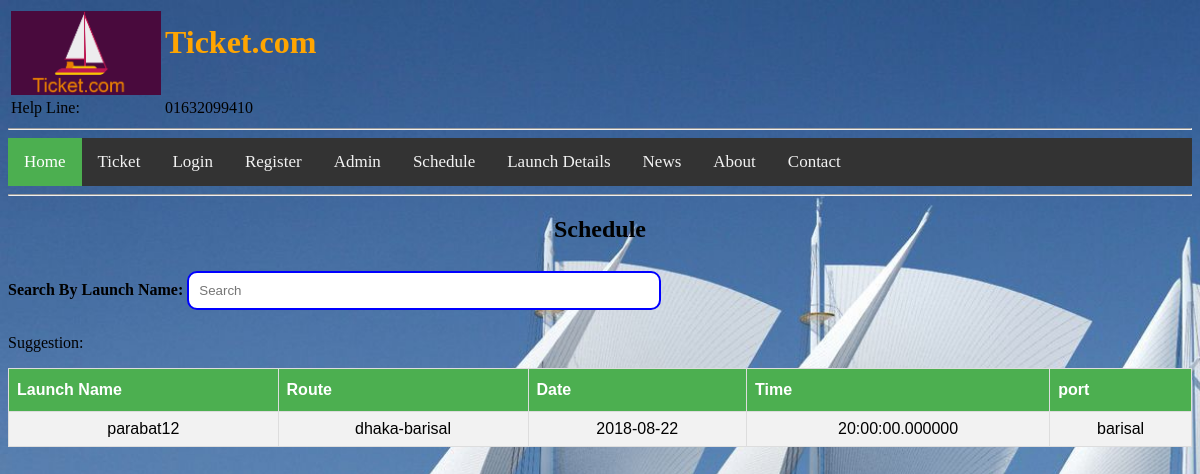
Screenshot of /user_schedule.php with the database file from the repository.
### tables this page shows
CREATE TABLE `schedule` (
  `id` int(10) NOT NULL,
  `launchname` varchar(30) NOT NULL,
  `route` varchar(30) NOT NULL,
  `launchdate` date NOT NULL,
  `launchtime` time(6) NOT NULL,
  `portname` varchar(15) NOT NULL
);

### user_schedule_show.php (the view, shortened to what this page needs)
<?php
	$con=mysqli_connect("localhost","root","","test");
	function showdata()
	{
		global $con;
		$query = "select * from schedule";
		$run = mysqli_query($con,$query);
		if($run == TRUE)
		{
			?>
			<table border="1" width="80%" id="customers" >
				<tr>
					<th>Launch Name</th>
					<th>Route</th>
					<th>Date</th>
					<th>Time</th>
					<th>port</th>
				</tr>
			<?php
			while ($data = mysqli_fetch_assoc($run))
			{
				?>
					<tr align="center">
					<td><?php echo $data['launchname']; ?></td>
					<td><?php echo $data['route']; ?></td>
					<td><?php echo $data['launchdate']; ?></td>
					<td><?php echo $data['launchtime']; ?></td>
					<td><?php echo $data['portname']; ?></td>
				</tr>
				<?php
			}
			?>
			</table>
			<?php
		}
		else
		{
			echo "Error!!!";
		}
	}
?>

### user_schedule.php (style rules this page uses)
body { background-image: url("back3.jpg"); height: 150%; background-size: cover; background-repeat: no-repeat; }
#customers { font-family: "Trebuchet MS", Arial, Helvetica, sans-serif; border-collapse: collapse; width: 100%; }
#customers td, #customers th { border: 1px solid #ddd; padding: 8px; }
#customers tr:nth-child(even) { background-color: #f2f2f2; }
#customers th { padding-top: 12px; padding-bottom: 12px; text-align: left; background-color: #4CAF50; color: white; }

### rows the page displays
schedule: launchname "parabat12", route "dhaka-barisal", launchdate "2018-08-22", launchtime "20:00:00.000000", portname "barisal"
